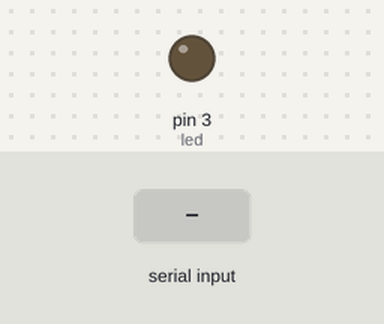
This sketch was run on a simulated Arduino Uno, built with avr-gcc and run on an emulated ATmega328P. Shown: output pins drawn as LEDs (lit = HIGH). Inputs (shaded band) come from the test bench. What the sketch prints to the serial monitor is not drawn.

Above: at 1.2 s.
1.3 s: "ON" received over Serial
At 3.4 s:
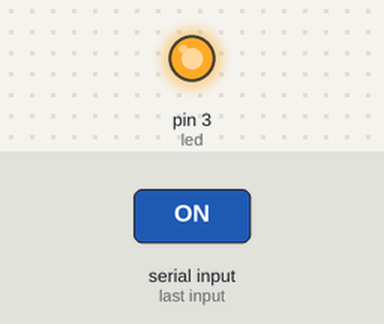
3.8 s: "OFF" received over Serial
At 5.3 s:
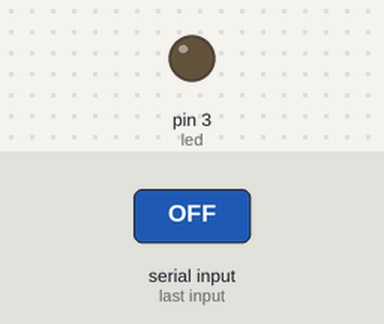
Timing chart, 0 to 6.8 s (numbered marks = the images above; inputs shaded):
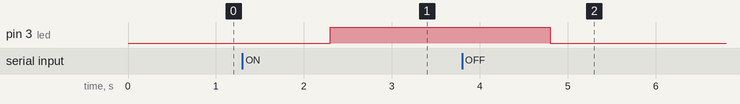

The sketch:

audio_test.ino
```cpp
const int led = 3;
int state = 0;

void setup() {
  Serial.begin(9600);
  pinMode(led, OUTPUT);
  Serial.write("Started");
}

void loop()

{

    String data = Serial.readString();//Read the serial buffer as a string

        if(data.indexOf("ON")!=-1)//checks if it is "ON"

        {

            digitalWrite(led, HIGH); // Sets the led ON

            state=0;// Sets the state value to 0

        }

        else if(data.indexOf("OFF")!=-1)//checks if it is "OFF"

        {

            digitalWrite(led, LOW); //Sets the led OFF

            state=0;// Sets the state value to 1

        }

        else if(data.indexOf("STATE")!=-1)//checks if it is "STATE"

        {

            Serial.write("state=");//Sends the state

            Serial.println(state);

        }

}
```

Measured:
- after the input at 1.3 s, pin 3 (led): LOW → HIGH after 1.0 s
- after the input at 3.8 s, pin 3 (led): HIGH → LOW after 1.0 s
